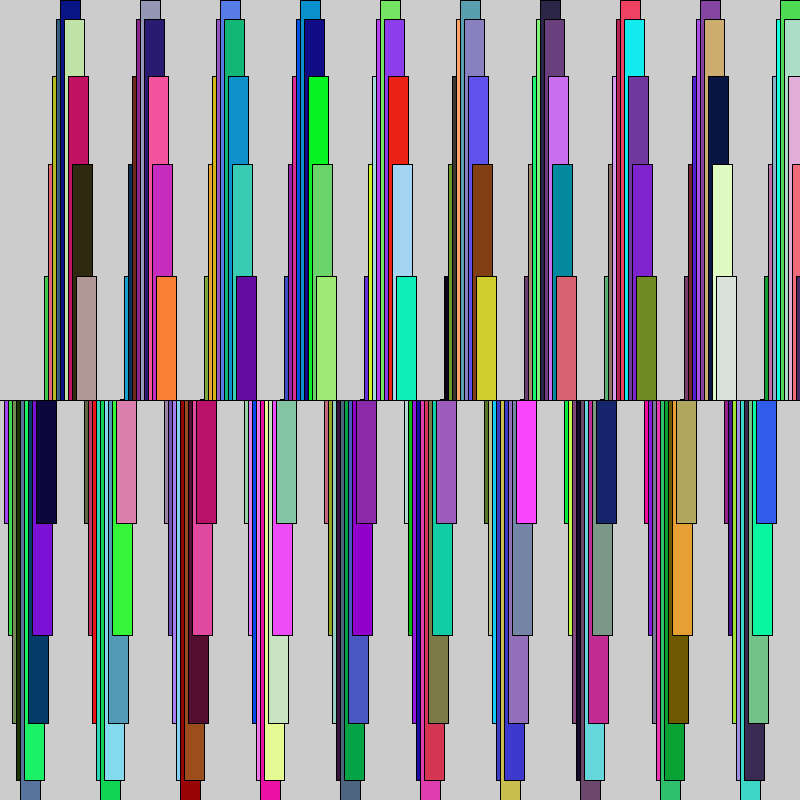
Frame 1 (no input)
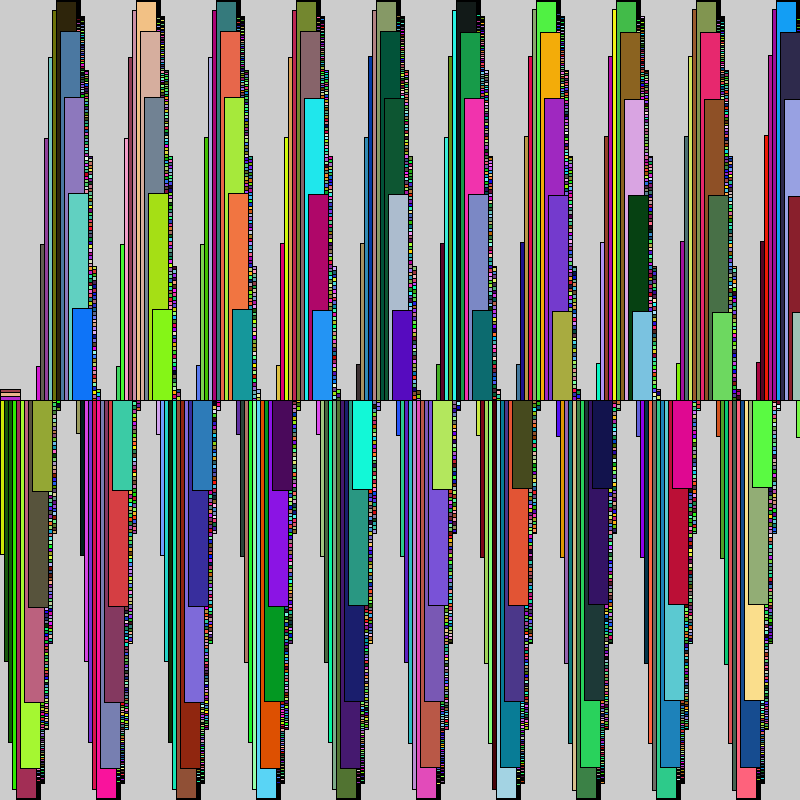
Frame 60 (the mouse pressed at the canvas centre just before this capture)
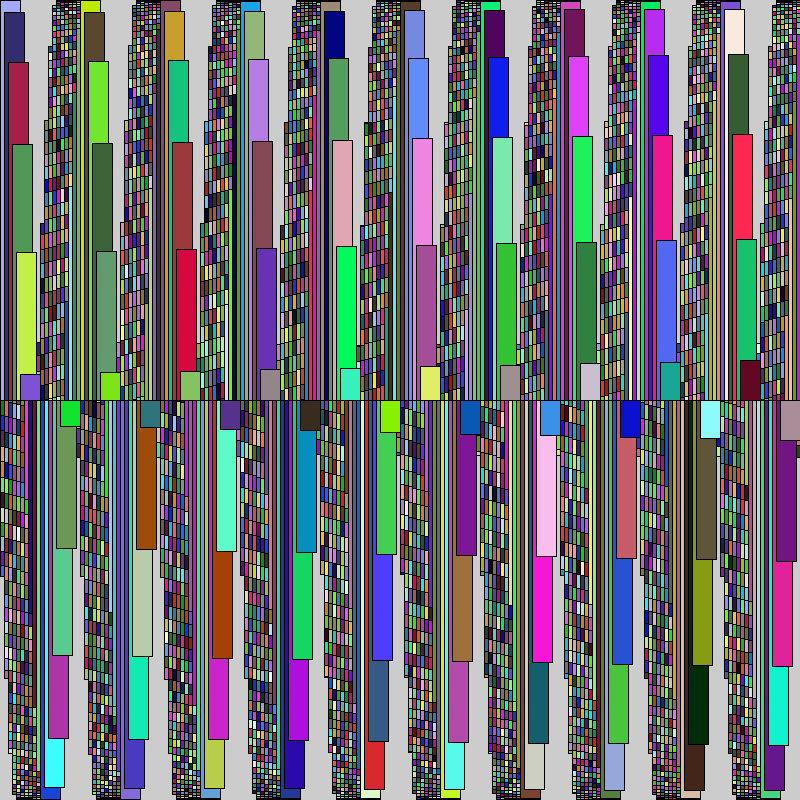
Frame 120 (the mouse held since frame 60 and released just before this capture)

The Processing sketch that drew these frames (run headless with seeded random() and noise(); from frame 60 on, the mouse is pressed at the canvas centre):

// Processing sketch: sin_Function_Pattern
// ── sin_Function_Pattern.pde
float x = 0;
float angle = TWO_PI/20;

void setup() {
  size(800, 800);
  
}

void draw() {

for (int j = 0; j < 800; j=j+4) {
  rect(j, height/2, 20, 10 * sin(x)*40.0);
  x = x + angle;
  fill(random(255), random(255), random(255));
}
}
